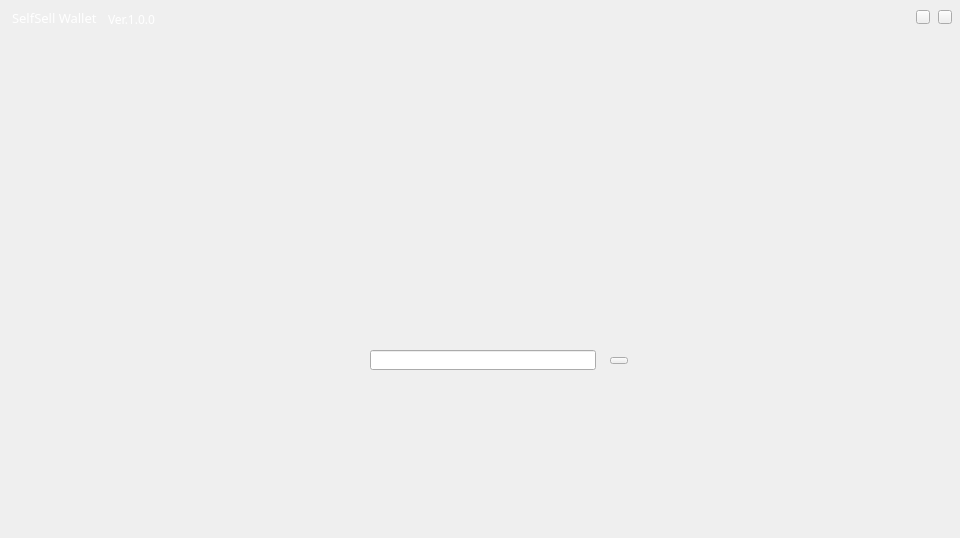
<?xml version="1.0" encoding="UTF-8"?>
<ui version="4.0">
 <class>LockPage</class>
 <widget class="QWidget" name="LockPage">
  <property name="geometry">
   <rect>
    <x>0</x>
    <y>0</y>
    <width>960</width>
    <height>538</height>
   </rect>
  </property>
  <property name="windowTitle">
   <string>Form</string>
  </property>
  <widget class="QLabel" name="logoLabel">
   <property name="geometry">
    <rect>
     <x>390</x>
     <y>150</y>
     <width>221</width>
     <height>112</height>
    </rect>
   </property>
   <property name="font">
    <font>
     <family>Agency FB</family>
     <pointsize>26</pointsize>
     <weight>75</weight>
     <bold>true</bold>
    </font>
   </property>
   <property name="text">
    <string/>
   </property>
  </widget>
  <widget class="QLineEdit" name="pwdLineEdit">
   <property name="geometry">
    <rect>
     <x>370</x>
     <y>350</y>
     <width>226</width>
     <height>20</height>
    </rect>
   </property>
   <property name="font">
    <font>
     <family>微软雅黑</family>
    </font>
   </property>
   <property name="contextMenuPolicy">
    <enum>Qt::DefaultContextMenu</enum>
   </property>
   <property name="echoMode">
    <enum>QLineEdit::Password</enum>
   </property>
   <property name="alignment">
    <set>Qt::AlignCenter</set>
   </property>
   <property name="clearButtonEnabled">
    <bool>false</bool>
   </property>
  </widget>
  <widget class="QToolButton" name="unlockBtn">
   <property name="geometry">
    <rect>
     <x>610</x>
     <y>357</y>
     <width>18</width>
     <height>7</height>
    </rect>
   </property>
   <property name="cursor">
    <cursorShape>PointingHandCursor</cursorShape>
   </property>
   <property name="focusPolicy">
    <enum>Qt::NoFocus</enum>
   </property>
   <property name="text">
    <string/>
   </property>
  </widget>
  <widget class="QLabel" name="lockedLabel">
   <property name="geometry">
    <rect>
     <x>454</x>
     <y>310</y>
     <width>55</width>
     <height>13</height>
    </rect>
   </property>
   <property name="text">
    <string/>
   </property>
  </widget>
  <widget class="QLabel" name="tipLabel">
   <property name="geometry">
    <rect>
     <x>300</x>
     <y>392</y>
     <width>381</width>
     <height>20</height>
    </rect>
   </property>
   <property name="font">
    <font>
     <family>微软雅黑</family>
    </font>
   </property>
   <property name="styleSheet">
    <string notr="true">color: rgb(255, 255, 255);</string>
   </property>
   <property name="text">
    <string/>
   </property>
   <property name="alignment">
    <set>Qt::AlignCenter</set>
   </property>
  </widget>
  <widget class="QToolButton" name="minBtn">
   <property name="geometry">
    <rect>
     <x>916</x>
     <y>10</y>
     <width>14</width>
     <height>14</height>
    </rect>
   </property>
   <property name="cursor">
    <cursorShape>PointingHandCursor</cursorShape>
   </property>
   <property name="focusPolicy">
    <enum>Qt::NoFocus</enum>
   </property>
   <property name="text">
    <string/>
   </property>
  </widget>
  <widget class="QToolButton" name="closeBtn">
   <property name="geometry">
    <rect>
     <x>938</x>
     <y>10</y>
     <width>14</width>
     <height>14</height>
    </rect>
   </property>
   <property name="cursor">
    <cursorShape>PointingHandCursor</cursorShape>
   </property>
   <property name="focusPolicy">
    <enum>Qt::NoFocus</enum>
   </property>
   <property name="text">
    <string/>
   </property>
  </widget>
  <widget class="QLabel" name="chanceLabel">
   <property name="geometry">
    <rect>
     <x>640</x>
     <y>350</y>
     <width>161</width>
     <height>20</height>
    </rect>
   </property>
   <property name="styleSheet">
    <string notr="true">color: rgb(255, 255, 255);</string>
   </property>
   <property name="text">
    <string/>
   </property>
  </widget>
  <widget class="QLabel" name="textLabel">
   <property name="geometry">
    <rect>
     <x>381</x>
     <y>220</y>
     <width>197</width>
     <height>29</height>
    </rect>
   </property>
   <property name="font">
    <font>
     <family>宋体</family>
     <pointsize>24</pointsize>
     <weight>75</weight>
     <bold>true</bold>
    </font>
   </property>
   <property name="styleSheet">
    <string notr="true">color: rgb(255, 255, 255);</string>
   </property>
   <property name="text">
    <string/>
   </property>
   <property name="alignment">
    <set>Qt::AlignCenter</set>
   </property>
  </widget>
  <widget class="QLabel" name="versionLabel_2">
   <property name="geometry">
    <rect>
     <x>12</x>
     <y>10</y>
     <width>91</width>
     <height>16</height>
    </rect>
   </property>
   <property name="font">
    <font>
     <family>微软雅黑</family>
     <pointsize>10</pointsize>
    </font>
   </property>
   <property name="styleSheet">
    <string notr="true">color: rgb(255, 255, 255);</string>
   </property>
   <property name="text">
    <string>SelfSell Wallet</string>
   </property>
  </widget>
  <widget class="QLabel" name="versionLabel">
   <property name="geometry">
    <rect>
     <x>108</x>
     <y>12</y>
     <width>81</width>
     <height>14</height>
    </rect>
   </property>
   <property name="font">
    <font>
     <family>微软雅黑</family>
     <pointsize>9</pointsize>
    </font>
   </property>
   <property name="styleSheet">
    <string notr="true">color: rgb(255, 255, 255);</string>
   </property>
   <property name="text">
    <string>Ver.1.0.0</string>
   </property>
  </widget>
 </widget>
 <resources/>
 <connections/>
</ui>
